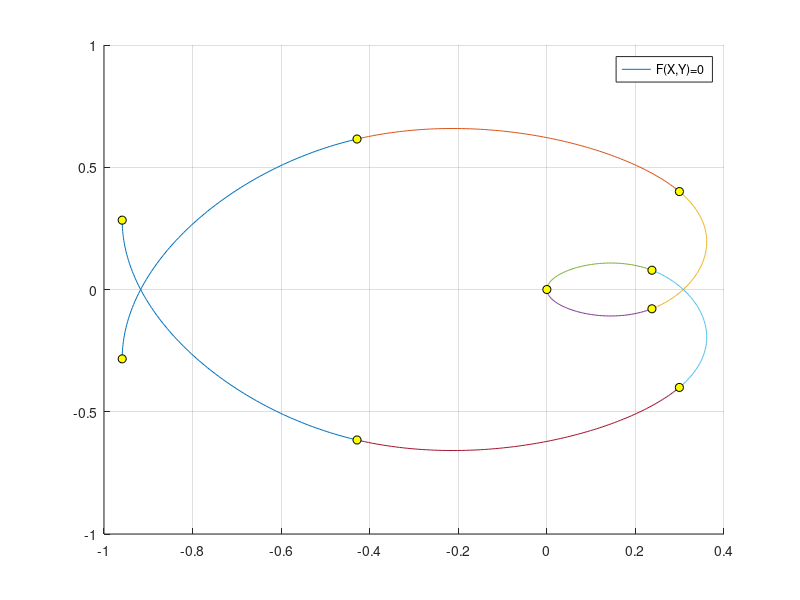
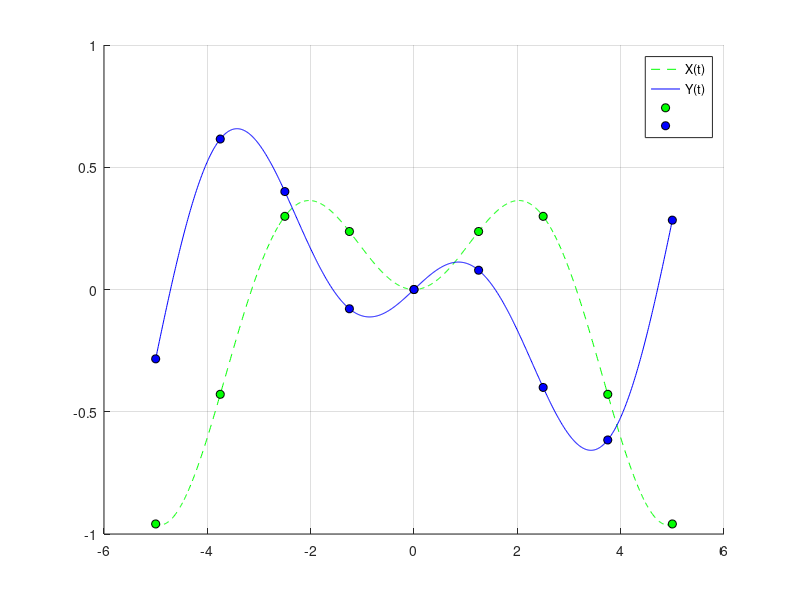

Here is the MATLAB script that generated these plots, in order:
function Periodinis_pirmos_eiles_defekto
clc, close all, clear all

xmin=-5; xmax=5; n=9;
t=[xmin:(xmax-xmin)/(n-1):xmax];
X=funkcijaX(t); 
Y=funkcijaY(t);

fprintf('T = ');
fprintf('%2.2g ',t);
fprintf('\n');

figure(2), hold on, grid on
tt=[xmin:(xmax-xmin)/1000:xmax];
plot(tt,funkcijaX(tt),'g--');
plot(tt,funkcijaY(tt),'b-');
plot(t,X,'ko','MarkerFaceColor','g');
plot(t,Y,'ko','MarkerFaceColor','b');
legend({'X(t)','Y(t)','',''})
figure(1), hold on, grid on
DDFX=splaino_koeficientai(t,X);
DDFY=splaino_koeficientai(t,Y);

for j=1:n-1
    SplainoX=splainas(t(j:j+1),X(j:j+1),DDFX(j:j+1));
    SplainoY=splainas(t(j:j+1),Y(j:j+1),DDFY(j:j+1));
    plot(SplainoX,SplainoY)
end

plot(X,Y,'ko','MarkerFaceColor','y')
legend({'F(X,Y)=0'})
return
end

function S=splainas(X,Y,DDF)
nnn=100;
d=X(2)-X(1);
xxx=X(1):d/(nnn-1):X(2);
s=xxx-X(1);
S=DDF(1)*(s.^2/2-s.^3/(6*d)) + DDF(2)*s.^3/(6*d)+...
    ((Y(2)-Y(1))/d-DDF(1)*d/3-DDF(2)*d/6)*s+...
    Y(1);
return
end

function DDF=splaino_koeficientai(X,Y)
n=length(X);
A=zeros(n);b=zeros(n,1);
d=X(2:n)-X(1:(n-1));
 for i=1:n-2
     A(i,i:i+2)=[d(i)/6, (d(i)+d(i+1))/3,d(i+1)/6];
     b(i)=(Y(i+2)-Y(i+1))/d(i+1)-(Y(i+1)-Y(i))/d(i);
 end
 
A(n-1,[1,2,n-1,n])=[d(1)/3, d(1)/6, d(n-1)/6,d(n-1)/3]; 
A(n,[1,n])=[1,-1];  
b(n-1)=(Y(2)-Y(1))/d(1)-(Y(n)-Y(n-1))/d(n-1);
DDF=A\b;
return
end

function funkX=funkcijaX(x)
funkX=(x/5).*sin(x);
return, end

function funkY=funkcijaY(x)
funkY=(x/5).*cos(x);
return, end